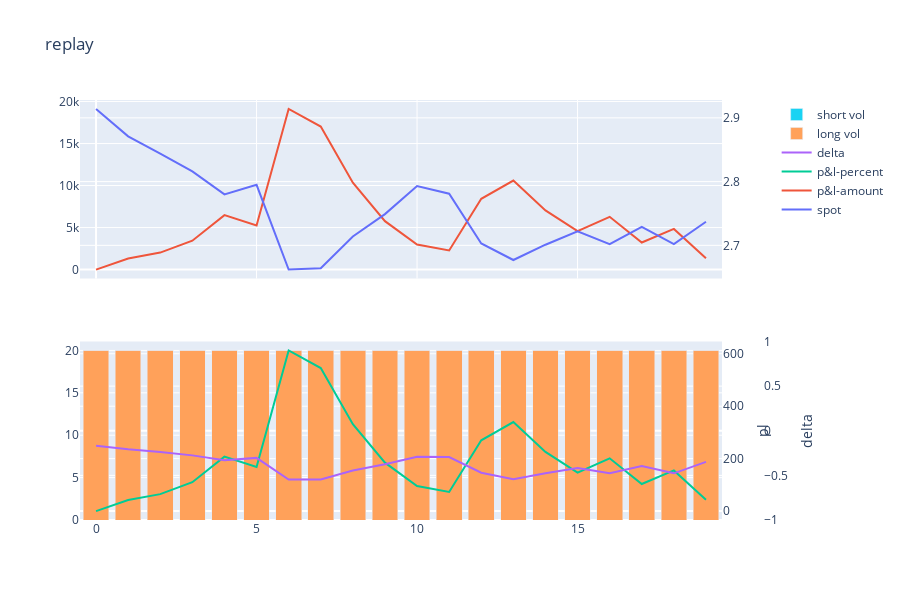

This figure's notebook cell:
### Code cell
import plotly.graph_objs as go
from plotly.subplots import make_subplots

replay_df = pd.read_csv("res.csv", parse_dates=True)

fig = make_subplots(rows=2, cols=1, shared_xaxes=True, 
    specs=[
        [{'secondary_y':True}], 
        [{}]])

spot_tr = go.Scatter(x=replay_df.index, y=replay_df['spot'], name='spot')
pl_amt_tr = go.Scatter(x=replay_df.index, y=replay_df['pl_amt'], name='p&l-amount')
fig.add_traces([spot_tr, pl_amt_tr], rows=1, cols=1, secondary_ys=[True, False])

pl_pct_tr = go.Scatter(x=replay_df.index, y=replay_df['pl_pct']*100, name='p&l-percent')
delta_tr = go.Scatter(x=replay_df.index, y=replay_df['delta'], name='delta')
long_vol_tr = go.Bar(x=replay_df.index, y=replay_df['long_vol'], name='long vol')
short_vol_tr = go.Bar(x=replay_df.index, y=replay_df['short_vol'], name='short vol')
fig.add_traces([pl_pct_tr, delta_tr, long_vol_tr, short_vol_tr], rows=2, cols=1)

fig['data'][2]['yaxis'] = 'y4'
fig['data'][3]['yaxis'] = 'y5'
fig['layout']['yaxis4']=dict(
        title="pl",
        overlaying="y3",
        anchor="x2",
        side="right"
        #position=0.15
    )
fig['layout']['yaxis5']=dict(
        title="delta",
        anchor="free",
        overlaying='y3',
        range=[-1, 1],
        side="right",
        position=1
    )
fig.update_layout(barmode='stack', height=600, title='replay')
fig.show()

### Figure 1 — Plotly figure (JSON) as saved in the notebook; plotly's stock layout.template omitted (floating-point values rounded to 4 significant figures)
{"data": [{"name": "spot", "x": [0, 1, 2, 3, 4, 5, 6, 7, 8, 9, 10, 11, 12, 13, 14, 15, 16, 17, 18, 19], "y": [2.914, 2.871, 2.844, 2.816, 2.78, 2.795, 2.662, 2.664, 2.714, 2.749, 2.793, 2.781, 2.703, 2.677, 2.701, 2.722, 2.702, 2.729, 2.702, 2.737], "type": "scatter", "xaxis": "x", "yaxis": "y2"}, {"name": "p&l-amount", "x": [0, 1, 2, 3, 4, 5, 6, 7, 8, 9, 10, 11, 12, 13, 14, 15, 16, 17, 18, 19], "y": [0, 1320, 2020, 3440, 6480, 5240, 19120, 17020, 10340, 5760, 2980, 2280, 8420, 10600, 7040, 4580, 6280, 3220, 4840, 1340], "type": "scatter", "xaxis": "x", "yaxis": "y"}, {"name": "p&l-percent", "x": [0, 1, 2, 3, 4, 5, 6, 7, 8, 9, 10, 11, 12, 13, 14, 15, 16, 17, 18, 19], "y": [0, 42.3, 64.7, 110.3, 207.7, 167.9, 612.8, 545.5, 331.4, 184.6, 95.5, 73.1, 269.9, 339.7, 225.6, 146.8, 201.3, 103.2, 155.1, 42.9], "type": "scatter", "xaxis": "x2", "yaxis": "y4"}, {"name": "delta", "x": [0, 1, 2, 3, 4, 5, 6, 7, 8, 9, 10, 11, 12, 13, 14, 15, 16, 17, 18, 19], "y": [-0.168, -0.208, -0.239, -0.276, -0.33, -0.304, -0.547, -0.545, -0.445, -0.375, -0.291, -0.295, -0.47, -0.542, -0.477, -0.418, -0.476, -0.394, -0.477, -0.349], "type": "scatter", "xaxis": "x2", "yaxis": "y5"}, {"name": "long vol", "x": [0, 1, 2, 3, 4, 5, 6, 7, 8, 9, 10, 11, 12, 13, 14, 15, 16, 17, 18, 19], "y": [20, 20, 20, 20, 20, 20, 20, 20, 20, 20, 20, 20, 20, 20, 20, 20, 20, 20, 20, 20], "type": "bar", "xaxis": "x2", "yaxis": "y3"}, {"name": "short vol", "x": [0, 1, 2, 3, 4, 5, 6, 7, 8, 9, 10, 11, 12, 13, 14, 15, 16, 17, 18, 19], "y": [0, 0, 0, 0, 0, 0, 0, 0, 0, 0, 0, 0, 0, 0, 0, 0, 0, 0, 0, 0], "type": "bar", "xaxis": "x2", "yaxis": "y3"}], "layout": {"xaxis": {"anchor": "y", "domain": [0, 0.94], "matches": "x2", "showticklabels": false}, "yaxis": {"anchor": "x", "domain": [0.575, 1]}, "yaxis2": {"anchor": "x", "overlaying": "y", "side": "right"}, "xaxis2": {"anchor": "y3", "domain": [0, 0.94]}, "yaxis3": {"anchor": "x2", "domain": [0, 0.425]}, "yaxis4": {"anchor": "x2", "overlaying": "y3", "side": "right", "title": {"text": "pl"}}, "yaxis5": {"anchor": "free", "overlaying": "y3", "position": 1, "range": [-1, 1], "side": "right", "title": {"text": "delta"}}, "barmode": "stack", "height": 600, "title": {"text": "replay"}}}
